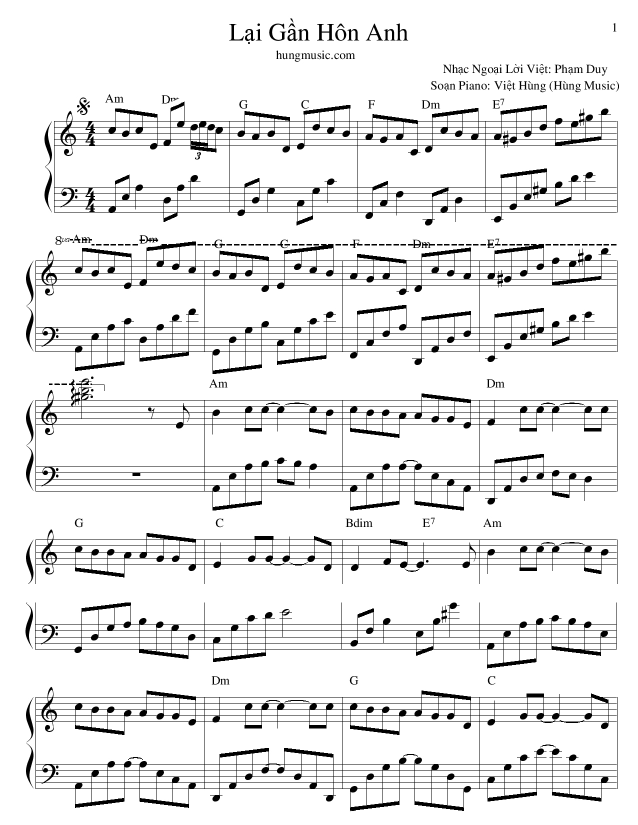
#> input picture sheet_4.jpg, 1275 x 1650 px (shown at 1/2 size); the run also reads 1 picture not shown here
$ python MusicSheet.py   (older library calls are emulated)
#> lines starting #> are read from the running program, lines starting #| are printed output that depends on the picture; after the words box and inside, x2 and y2 are one past the last pixel; in counts of white or black regions, pixels touching at a corner belong together
#> further down, img is the input picture: shape (1650, 1275, 3); min 0, max 255, mean 233.1
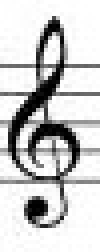
#> input picture chord.jpg, 25 x 63 px (shown 4 times larger)
#> further down, clef_sol is the input picture: shape (63, 25, 3); min 0, max 255, mean 203
### HoughTransform/RunLengthEncoding.py
import cv2
import numpy as np
from PIL import Image

def DrawLine(delete_line = False, img=None):
#> called with delete_line = False
    img = np.copy(img)

    gray = cv2.cvtColor(img, cv2.COLOR_BGR2GRAY)
    kernel = np.array([[0, 0, 0], [1, 1, 1], [0, 0, 0]], dtype=np.uint8)

    dilate = cv2.dilate(gray, kernel, iterations=100)
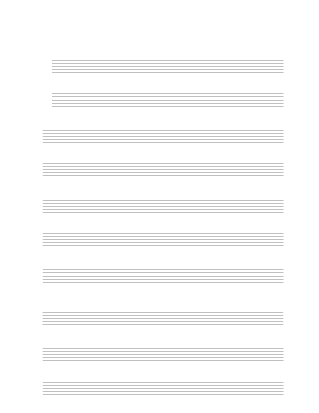
#> dilate: shape (1650, 1275) (shown at 1/4 size); min 0, max 255, mean 249.2
    th, threshold = cv2.threshold(dilate, 220, 255, cv2.THRESH_BINARY)
#> threshold: shape (1650, 1275); 97.7% white; black in thin lines or dots, all inside (x1, y1, x2, y2) = (170, 242, 1135, 1578)
    # randomly take a vertical line point:
    data = np.squeeze(threshold[:, int(threshold.shape[1] / 2)])
#> data = 1650 values, max 255 at index 0, min 0 at index 242, mean 247.3
    class_255 = np.empty(shape=(0), dtype=np.int64)
    class_0 = np.empty(shape=(0), dtype=np.int64)
    i = 0
    count = 0

    result = []
    while i < len(data):
        count = 0
        if i + count > len(data):
            break

        while True:
            if i + count == len(data) or data[i] != data[i + count]:
                break
            if data[i] == data[i + count]:
                count += 1;
        if data[i] == 255:
            class_255 = np.append(class_255, count)
        else:
            class_0 = np.append(class_0, count)
        i += count
        result.append(count)
#> this loop made 101 passes
#> (class_0, i) on passes 2, 4, 6, 8, 10, 12, 14, 16: ([1], 243), ([1, 1], 255), ([1, 1, 1], 268), ([1, 1, 1, 1], 280), ([1, 1, 1, 1, 1], 292), ([1, 1, 1, 1, 1, 1], 376), ([1, 1, 1, 1, 1, 1, 1], 388), ([1, 1, 1, 1, 1, 1, 1, 1], 401)
#> after the loop, class_0 = 50 values from 1 to 1; class_255 = 51 values, max 242 at index 0, min 11 at index 1, mean 31.37; i = 1650; result = 101 values, max 242 at index 0, min 1 at index 1, mean 16.34

    thickLine = np.argmax(np.bincount(class_0.flat))
#> thickLine = 1
    spaceLine = np.argmax(np.bincount(class_255.flat))
#> spaceLine = 11
    staffHeight = thickLine*5 + spaceLine*4
#> staffHeight = 49


    line_arr = np.empty(shape=(0), dtype=np.int64)
    if delete_line:
        y = 0
        for i in range(len(class_0)):
            y += class_255[i]+class_0[i]
            line_arr = np.append(line_arr,y)
            cv2.line(img, (-1000, y), (1000, y), (255, 255, 255), class_0[i]*2)
    else:
        y = 0
        for i in range(len(class_0)):
            y += class_255[i] + class_0[i]
            line_arr = np.append(line_arr,y)
            cv2.line(img, (-1000, y), (1000, y), (0, 0, 255), thickLine)
#> this loop made 50 passes
#> y on passes 13 to 20: 547, 559, 571, 655, 667, 680, 692, 704
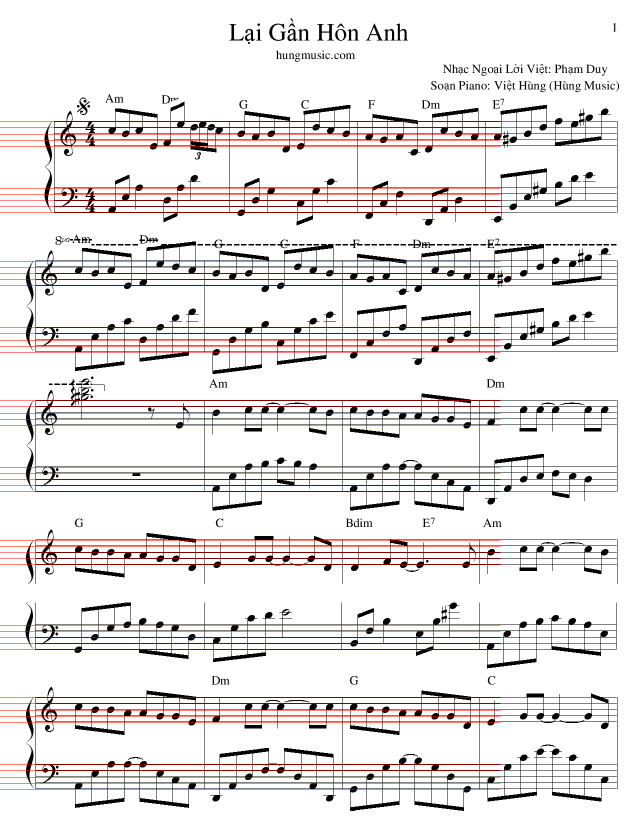
#> img: shape (1650, 1275, 3) (shown at 1/2 size); 2.38% of pixels changed, all inside (x1, y1, x2, y2) = (0, 243, 1001, 1579); drawn as B, G, R
#> after the loop, line_arr = 50 values from 243 to 1578; y = 1578
    cv2.imshow("img", img)
    #cv2.imshow("dilate", dilate)
    #cv2.imshow("thresh", threshold)
    return line_arr, staffHeight

# line_arr = DrawLine(False,img)

### StaffLineRemoval.py
import cv2
import numpy as np


def StaffLineRemoval(img):
    gray = cv2.cvtColor(img, cv2.COLOR_BGR2GRAY)


    threshold =160# int(255/2)
    trans = np.copy(gray)
    trans[gray  < threshold] = 255 - trans[gray < threshold]
    trans[gray >= threshold] = 0

    window_size = 3
    kernel = np.asarray([1,0,1])
    compare_vec = np.zeros(window_size)

    shape = img.shape
    height = shape[0]
    width = shape[1]

    result_1 = np.copy(trans)
    for i in range(height - window_size + 1):
        for j in range(width - window_size + 1):
            window = trans[i : i+window_size, j:j+window_size]
            if((kernel.dot(window) == compare_vec).all()):
                #print(gray[i:i+3, j:j+3])
                #copy[i:i+3, j:j+3] = 0
                result_1[i:i+window_size, j:j+window_size] = 0

    result = np.copy(result_1)
    result[result_1 < threshold] = 255 - result[result_1 < threshold]
    result[result_1 >= threshold] = 0 #+ result[result_1 >=threshold]
    cv2.imshow("StaffLine Removal", result)
    return result

### CreateStaff.py
import ChordType
def initStaff(lines):
    line_staff = []
    staffs = []
    distance_staff = abs(lines[5] - lines[4])
    for i in range(len(lines)):
        countLine = i+1
        if(countLine%5==0):
            y_begin = lines[countLine-5]-distance_staff/2
            y_end = lines[i]+distance_staff/2

            line_staff.append(lines[i])
            lines_copy = line_staff.copy()
            staff = ChordType.Staff(y_begin,y_end,lines_copy)
            staffs.append(staff)

            line_staff.clear()
        else:
            line_staff.append(lines[i])
    return staffs

def groupNoteToStaff(chords, staffs, threshhold=5):
    for k in range(len(staffs)):
        staff = []
        for chord in chords:
            anchorPoint = tuple(map(lambda i, j: (i + j)/2, chord.pt1, chord.pt2))
            if(anchorPoint[1]>=staffs[k].begin_y-threshhold and anchorPoint[1]<=staffs[k].end_y+threshhold):
                staff.append(chord)
        staff.sort(key=lambda chord: chord.pt1[0], reverse=False)
        for i in range(len(staff)):
            print(k, " - ",staff[i].type)
        staffs[k].appendChord(staff)

def groupSymbolToStaff(symbols, staffs, threshhold=5):
    for k in range(len(staffs)):
        staff = staffs[k].symbols
        for symbol in symbols:
            anchorPoint = tuple(map(lambda i, j: (i + j)/2, symbol.pt1, symbol.pt2))
            if(anchorPoint[1]>=staffs[k].begin_y-threshhold and anchorPoint[1]<=staffs[k].end_y+threshhold):
                staff.append(symbol)
        staff.sort(key=lambda symbol: symbol.pt1[0], reverse=False)

        staffs[k].appendSymbol(staff)

### ChordType.py
class ChordType:
    def __init__(self, data,children=None):
        self.children = children
        self.data = data

class Chord:
    def __init__(self,pt1, pt2, type, sub_type=None):
        self.pt1 = pt1
        self.pt2 = pt2
        self.type = type
        self.sharp = False
        self.flat = False
        self.multiple = False
        self.sub_type = sub_type
        self.dot = False
    def updateMultiple(self,option):
        self.multiple = option
    def getInfo(self):
        return str(self.type)+"_"+str(self.sub_type)+"-"+str(self.pt1)+"-"+str(self.pt2)
    def ReleasdData(self):
        return tuple([self.type,self.sub_type,self.pt1,self.sharp,self.flat,self.multiple,self.dot])


class Staff:
    def __init__(self,begin_y, end_y, lines):
        self.begin_y = begin_y
        self.end_y = end_y
        self.lines = lines
        self.chords=[]
        self.symbols = []
        self.point_part = []

    def appendChord(self, chords):
        self.chords = chords
    def appendSymbol(self, symbols):
        self.symbols = symbols
    # [5 lines left out: function GetNoteInfo, not called in this run]


double_close = ChordType("double_close")
double_open=ChordType("double_open")

double = ChordType("double",[double_close,double_open])

black_chord = ChordType("black_chord")

white_chord = ChordType("white_chord")

sharp = ChordType("sharp")

single_close = ChordType("single_close")
single_open = ChordType("single_open")

single = ChordType("single",[single_close,single_open])

verticalLine = ChordType("verticalLine")
dotRest = ChordType("dot_rest")
eighthRest = ChordType("eighth_rest")
full_rest = ChordType("full_rest")

root = ChordType("",[black_chord,double,single,white_chord,sharp,verticalLine,eighthRest,dotRest,full_rest])

### TemplateMatching.py
import cv2
import numpy as np

def FindSelectedArea(img, template):
    img = np.copy(img)

    # Read the main image

    # Convert it to grayscale
    #img_gray = cv2.cvtColor(img, cv2.COLOR_BGR2GRAY)

    # Read the template
    template =   cv2.cvtColor(template, cv2.COLOR_BGR2GRAY)
    size_template = template.shape

    # Store width and height of template in w and h
    w, h = template.shape[::-1]

    # Perform match operations.
    res = cv2.matchTemplate(img, template, cv2.TM_CCOEFF_NORMED)

    # Specify a threshold
    threshold = 0.8

    # Store the index of array res which its element higher than threshold
    loc = np.where(res >= threshold)
    prc = res[loc]
    transpose = np.array(prc)
    transpose = np.transpose(transpose).tolist()


    # Draw a rectangle around the matched region.
    # for pt in zip(*loc[::-1]):
    #     cv2.rectangle(img, pt, (pt[0] + w, pt[1] + h), color, 2)

    # Show the final image with the matched area.
    #cv2.imshow(name, img)
    return list(zip(*loc[::-1]))

### ClassifiedTypeChord.py
import NMS
import os
import glob
import numpy as np
import cv2
import TemplateMatching
import ChordType


def addFeature(template,img):
    result = []
    feature = TemplateMatching.FindSelectedArea(img,template)
    template = cv2.cvtColor(template,cv2.COLOR_BGR2GRAY)
    w,h = template.shape[::-1]
    for x,y in feature:
        result.append((w+x, h+y))
    return feature,result

def updateIndexArray(img_dir,arrayOfIndexType,pt1, pt2, removal):
    print(img_dir)
    data_path = os.path.join(img_dir, '*g')
    files = glob.glob(data_path)
    data = []
    countNumberOfPointindata = 0
    for f1 in files:
        img_feature = cv2.imread(f1)
        data.append(img_feature)

    for i in data:
        temp1, temp2 = addFeature(i, removal)
        countNumberOfPointindata += len(temp1)

        pt1 += temp1
        pt2 += temp2

    if(countNumberOfPointindata==0):
        indexOfLastElementInData= countNumberOfPointindata
    else:
        indexOfLastElementInData = countNumberOfPointindata
    # crash by 2d array of array of index type
    indexOfCurrentElementInIndexType = arrayOfIndexType[len(arrayOfIndexType) - 1]
    print("Array of Index Type",arrayOfIndexType)
    print("index current",indexOfCurrentElementInIndexType)

    if(isinstance(indexOfCurrentElementInIndexType,list)):
        index = indexOfLastElementInData + indexOfCurrentElementInIndexType[len(indexOfCurrentElementInIndexType) - 1]
        print(index)
    else:
        index = indexOfLastElementInData + indexOfCurrentElementInIndexType

    arrayOfIndexType.append(index)


def inputLabel(feature_type, color, removal, img):
    pt1 = []
    pt2 = []

    arrayOfIndexType = [0]
    ONLY_ONE_CLASS_IN_ONE_TYPE = None

    for t in range(len(feature_type.children)):
        secondary_feature = feature_type.children[t]
        if(secondary_feature.children == ONLY_ONE_CLASS_IN_ONE_TYPE):
            img_dir = "feature_laiganhonanh/" + secondary_feature.data  # Enter Directory of all images
            updateIndexArray(img_dir,arrayOfIndexType,pt1,pt2,removal)
        else:
            print(arrayOfIndexType)
            indexOfCurrentElementInIndexType = arrayOfIndexType[len(arrayOfIndexType) - 1]

            if(isinstance(indexOfCurrentElementInIndexType,list)):
                indexOfCurrentElementInIndexType = indexOfCurrentElementInIndexType[len(indexOfCurrentElementInIndexType) - 1]

            subArray = [indexOfCurrentElementInIndexType]
            for j in range(len(secondary_feature.children)):

                third_feature = secondary_feature.children[j]
                img_dir = "feature_laiganhonanh/" + secondary_feature.data +"/"+ third_feature.data
                updateIndexArray(img_dir, subArray, pt1, pt2,removal)
            print("subArray",subArray)
            arrayOfIndexType.append(subArray)

    print(arrayOfIndexType)
    nms_index = NMS.non_max_suppression_fast(pt1, pt2, 0.5)

    chords = []
    for i in range(int(len(nms_index))):
        for j in range(len(arrayOfIndexType)):
            breakFlag = False
            if(isinstance(arrayOfIndexType[j],list)):
                for t in range(len(arrayOfIndexType[j])):
                    if int(nms_index[i]) < arrayOfIndexType[j][t]:
                       # cv2.rectangle(img, pt1[int(nms_index[i])], pt2[int(nms_index[i])], color[j - 1])
                        print("Point",pt1[int(nms_index[i])],pt2[int(nms_index[i])],j,t, int(nms_index[i]), arrayOfIndexType[j][t])
                        chords.append(ChordType.Chord(pt1[int(nms_index[i])],pt2[int(nms_index[i])],j,t))
                        breakFlag=True
                        break
                if (breakFlag):
                    break
            else:
                if int(nms_index[i]) < arrayOfIndexType[j]:
                    #cv2.rectangle(img, pt1[int(nms_index[i])], pt2[int(nms_index[i])], color[j-1])
                    chords.append(ChordType.Chord(pt1[int(nms_index[i])], pt2[int(nms_index[i])], j))
                    break

    return chords

### NMS.py
# [58 lines of commented-out code are left out]
import numpy as np
# Malisiewicz et al.
def non_max_suppression_fast(pt1, pt2, overlapThresh):
    pick = []
    x1 = []
    y1 = []
    x2 = []
    y2 = []
    for i in range(len(pt1)):
        x1.append(pt1[i][0])
        y1.append(pt1[i][1])
        x2.append(pt2[i][0])
        y2.append(pt2[i][1])


    print(x1)
    x1=np.array(x1)
    x2 = np.array(x2)
    y1 = np.array(y1)
    y2 = np.array(y2)

    # compute the area of the bounding boxes and sort the bounding
    # boxes by the bottom-right y-coordinate of the bounding box
    area = (x2 - x1 + 1) * (y2 - y1 + 1)
    idxs = np.argsort(y2)
    # keep looping while some indexes still remain in the indexes
    # list
    while len(idxs) > 0:
        # grab the last index in the indexes list and add the
        # index value to the list of picked indexes
        last = len(idxs) - 1
        i = idxs[last]
        pick.append(i)
        # find the largest (x, y) coordinates for the start of
        # the bounding box and the smallest (x, y) coordinates
        # for the end of the bounding box
        xx1 = np.maximum(x1[i], x1[idxs[:last]])
        yy1 = np.maximum(y1[i], y1[idxs[:last]])
        xx2 = np.minimum(x2[i], x2[idxs[:last]])
        yy2 = np.minimum(y2[i], y2[idxs[:last]])
        # compute the width and height of the bounding box
        w = np.maximum(0, xx2 - xx1 + 1)
        h = np.maximum(0, yy2 - yy1 + 1)
        # compute the ratio of overlap
        overlap = (w * h) / area[idxs[:last]]
        # delete all indexes from the index list that have
        idxs = np.delete(idxs, np.concatenate(([last],
            np.where(overlap > overlapThresh)[0])))
        # return only the bounding boxes that were picked using the
        # integer data type
    return pick

### PartitionStave.py
import ChordType
def markPartition(staffs, verticalLines):
    for i in range(int(len(staffs)/2)):
        for j in range(len(verticalLines)):
            if(verticalLines[j][1]> staffs[i*2].begin_y and verticalLines[j][1]< staffs[i*2].end_y):
                staffs[i*2].point_part.append(verticalLines[j][0])
                staffs[i * 2 + 1].point_part.append(verticalLines[j][0])

        staffs[i * 2].point_part = removeDuplicatedElement(staffs[i * 2].point_part)
        staffs[i * 2+1].point_part = removeDuplicatedElement(staffs[i * 2 + 1].point_part)
        print("Staff Part: ",staffs[i*2].point_part)

def groupNoteToPartition(staffs):
    groupNote = []
    for t in range(len(staffs)):
        group = []
        count = 0
        temparr = []
        for i in range(len(staffs[t].chords)):
            if staffs[t].chords[i].pt1[0] < staffs[t].point_part[count]:
                temparr.append(staffs[t].chords[i])
            else:
                count+=1
                group.append(temparr)

                temparr = [] # use clear() == group will be also cleared.
                temparr.append(staffs[t].chords[i])

        group.append(temparr) # for the last temp arr


        # checkBeat and the distance X between 2 first notes:
        # 1) distance:
        beatDictionary = {
            1: 1,
            2: 1 / 2,
            3: 1 / 4,
            4: 2,
            7: 1 / 2,
            9: 4,
        }
        for i in range(len(group)):
            if checkTotalBeat(group[i],beatDictionary) ==0:
                group[i]=[ChordType.Chord(1,1,8),*group[i]]
        groupNote.append(group)

def centerPoint(pt1, pt2):
    return (pt1+pt2)/2

# [26 lines left out: functions checkTotalBeat, eleminateMultipleNotes, not called in this run]

def removeDuplicatedElement(arr):
    res = []
    for i in arr:
        if i not in res:
            res.append(i)
    res.sort()
    return res

### CombineOpenClose.py
import cv2
import ChordType
def getCombinedType(staffs,img):
    # 2 cases: Single Open in 5 type of double staff.
    for z in range(10):
        staff1 = staffs[z]
        StaffSymbol=[]
        StaffChord = []

        result_chords = []

        for i in range(len(staff1.chords)):
            StaffChord.append(staff1.chords[i])
        for i in range(len(staff1.symbols)):
            StaffSymbol.append(staff1.symbols[i])

        #
        sharp = getArrayType(StaffSymbol,5,None)

        rest = []
        rest += getArrayType(StaffSymbol,7,None)
        # will have more rest here in future....
        rest +=getArrayType(StaffSymbol,9,None)

        # and dot rest: special rest
        dotRest = getArrayType(StaffSymbol,8,None)
        print("Len of dot rest: ",len(dotRest))


        singleOpen = getArrayType(StaffSymbol,3,2)
        singleClose = getArrayType(StaffSymbol, 3, 1)
        doubleOpen = getArrayType(StaffSymbol,2,2)

        # 2 cases : Double Open
        doubleOpen = getArrayType(StaffSymbol,2,2)
        doubleClose = getArrayType(StaffSymbol,2,1)
        singleOpen = getArrayType(StaffSymbol,3,2)


        black_chord = getArrayType(StaffChord,1,None)
        white_chord = getArrayType(StaffChord,4,None)


        # update sharp to chords:

        for i in range(len(sharp)):
            chordBlack = findSingleSymbolInChord(black_chord,sharp[i],1,20)
            chordWhite = findSingleSymbolInChord(white_chord, sharp[i], 1,20)
            # print(chord)
            if(isinstance(chordBlack,ChordType.Chord)):
                chordBlack.sharp = True
            if (isinstance(chordWhite, ChordType.Chord)):
                chordWhite.sharp = True

        for i in range(len(dotRest)):
            chordBlack = findSingleSymbolInChord(black_chord, dotRest[i], -1,100)
            chordWhite = findSingleSymbolInChord(white_chord, dotRest[i], -1,100)
            # print(chord)
            if (isinstance(chordBlack, ChordType.Chord)):
                chordBlack.dot = True
            if (isinstance(chordWhite, ChordType.Chord)):
                chordWhite.dot = True

        for i in range(len(doubleOpen)):
            chords,result_close = findCoupleFromOpen(doubleOpen[i],doubleClose,singleOpen, black_chord)
            y= doubleOpen[i].pt1[1] +10
            point = (doubleOpen[i].pt1[0],y)
            removeArrayFromArray(black_chord, chords)
            cv2.circle(img,point,radius=4,color=(0,255,255), thickness=-1) #yellow
            cv2.circle(img, result_close.pt2, radius=4, color=(0,0,255), thickness=-1) #red
            for j in range(len(chords)):
                cv2.circle(img, chords[j].pt1, radius=4, color=(255,0,0), thickness=-1)  # blue
                chords[j].type = 3
                result_chords.append(chords[j])

        for i in range(len(singleOpen)):
            chords,result_close = findCoupleFromOpen(singleOpen[i],singleClose,doubleOpen, black_chord)
            removeArrayFromArray(black_chord, chords)
            cv2.circle(img,singleOpen[i].pt1,radius=4,color=(0,255,255), thickness=-1) #yellow
            cv2.circle(img, result_close.pt2, radius=4, color=(0,0,255), thickness=-1) #red
            for j in range(len(chords)):
                cv2.circle(img, chords[j].pt1, radius=4, color=(204,0,102), thickness=-1) #purple
                chords[j].type = 2
                result_chords.append(chords[j])


        if(len(black_chord) >0):
            for i in range(len(black_chord)):
                black_chord[i].type = 1
                result_chords.append(black_chord[i])

        for i in range(len(white_chord)):
            result_chords.append(white_chord[i])
        # append rest:
        for i in range(len(rest)):
            result_chords.append(rest[i])

        result_chords.sort(key=lambda chord: chord.pt1[0], reverse=False)
        staffs[z].chords = result_chords


    cv2.imwrite("fullOption.jpg",img)

def getArrayType(chordsType, type,sub_type):
    result = []

    for i in range(len(chordsType)):
        if chordsType[i].type==type and chordsType[i].sub_type == sub_type:
            result.append(chordsType[i])
    return result

# [15 lines left out: functions removeArrayFromArray, removeElementFromArray, not called in this run]

def findSingleSymbolInChord(chord, symbol, option, threshhold):
    # option 1 : find note in the right most hand side.
    # option -1 : find note in the left most hand side.

    xSymbol = int((symbol.pt1[0] + symbol.pt2[0])/2)
    count = threshhold
    while count>0:
        for i in range(len(chord)):

            xChord = int((chord[i].pt1[0] + chord[i].pt2[0]) / 2)

            if xSymbol== xChord:
                return chord[i]

                break
        xSymbol+=option
        count-=1

# [46 lines left out: function findCoupleFromOpen, not called in this run]

### MusicSheet.py
import numpy as np
import cv2


import HoughTransform.RunLengthEncoding
import StaffLineRemoval
import ClassifiedTypeChord
import ChordType
import CreateStaff
import CombineOpenClose
import NotesTranslation
import NoteTranspose
import ReduceSharp
import PartitionStave
import WritingNote

#feature_type = ["black_chord","double close","double open","single close","single open","white_chord"]
color = [(0,0,255),(0,255,0),(0,255,255),(255,0,0),(204,0,102),(0,0,0)] # red, green, yellow, blue, purple, black

feature_type = ChordType.root

img = cv2.imread("sheet_4.jpg")

clef_sol = cv2.imread("chord.jpg")
lines, staff_height = HoughTransform.RunLengthEncoding.DrawLine(False,img)
#> lines = 50 values from 243 to 1578; staff_height = 49
#> (the rest of the program and of its run is left out)
